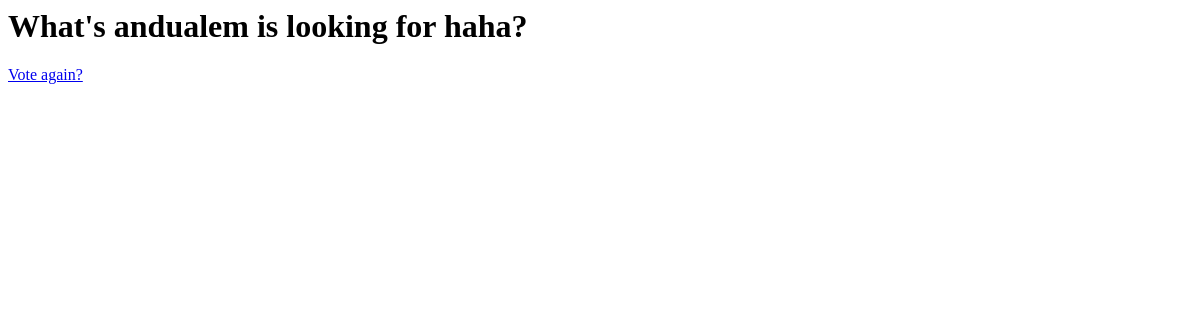
/polls/5/results/, run on an earlier commit of the app's database.
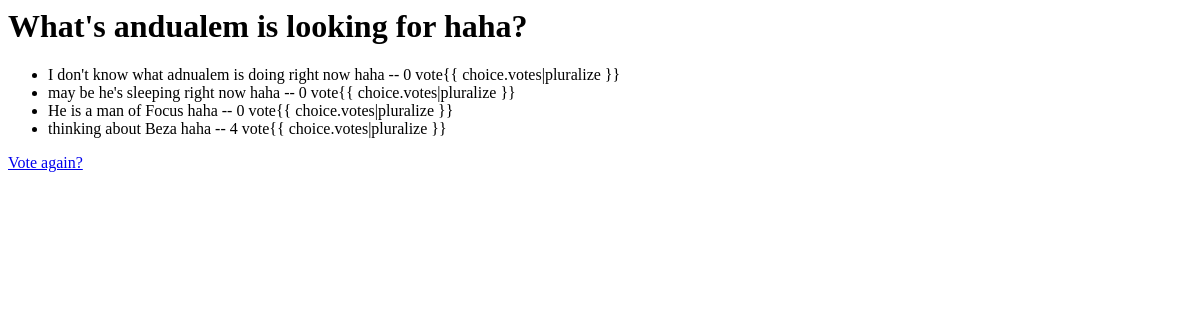
And on a later commit of the database.
### polls/models.py (models this page shows, shortened)
class Question(models.Model):
    question_text = models.CharField(max_length=200)
    pub_date = models.DateTimeField("date published")

class Choice(models.Model):
    question = models.ForeignKey(Question, on_delete=models.CASCADE)
    choice_text = models.CharField(max_length=200)
    votes = models.IntegerField(default=0)

### polls/views.py (the view)
# urls.py: path("<int:pk>/results/", views.ResultsView.as_view(), name="results"),
class ResultsView(generic.DetailView):
    model = Question
    template_name = "polls/results.html"

### polls/templates/polls/results.html
<h1>{{ question.question_text }}</h1>
<ul>
  {% for choice in question.choice_set.all %}
  <li>
    {{ choice.choice_text }} -- {{ choice.votes }} vote{{ choice.votes|pluralize
    }}
  </li>
  {% endfor %}
</ul>
<a href="{% url 'polls:detail' question.id %}">Vote again?</a>

What changed in the data, as far as the page shows it:
added Choice: choice_text "I don't know what adnualem is doing right now haha", votes "0"
added Choice: choice_text "may be he's sleeping right now haha", votes "0"
added Choice: choice_text "He is a man of Focus haha", votes "0"
added Choice: choice_text "thinking about Beza haha", votes "4"
